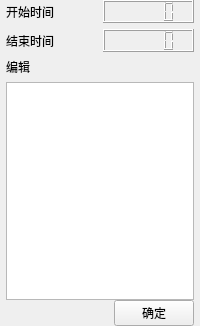
<?xml version="1.0" encoding="UTF-8"?>
<ui version="4.0">
 <class>ClipEditor</class>
 <widget class="QWidget" name="ClipEditor">
  <property name="geometry">
   <rect>
    <x>0</x>
    <y>0</y>
    <width>200</width>
    <height>326</height>
   </rect>
  </property>
  <property name="sizePolicy">
   <sizepolicy hsizetype="Preferred" vsizetype="Preferred">
    <horstretch>0</horstretch>
    <verstretch>0</verstretch>
   </sizepolicy>
  </property>
  <property name="maximumSize">
   <size>
    <width>200</width>
    <height>16777215</height>
   </size>
  </property>
  <property name="windowTitle">
   <string>片段编辑器</string>
  </property>
  <layout class="QVBoxLayout" name="verticalLayout_2">
   <property name="spacing">
    <number>0</number>
   </property>
   <property name="leftMargin">
    <number>0</number>
   </property>
   <property name="topMargin">
    <number>0</number>
   </property>
   <property name="rightMargin">
    <number>0</number>
   </property>
   <property name="bottomMargin">
    <number>0</number>
   </property>
   <item>
    <widget class="QScrollArea" name="scrollArea">
     <property name="frameShape">
      <enum>QFrame::NoFrame</enum>
     </property>
     <property name="widgetResizable">
      <bool>true</bool>
     </property>
     <widget class="QWidget" name="scrollAreaWidgetContents">
      <property name="geometry">
       <rect>
        <x>0</x>
        <y>0</y>
        <width>200</width>
        <height>294</height>
       </rect>
      </property>
      <layout class="QVBoxLayout" name="verticalLayout">
       <property name="spacing">
        <number>6</number>
       </property>
       <property name="leftMargin">
        <number>6</number>
       </property>
       <property name="topMargin">
        <number>0</number>
       </property>
       <property name="rightMargin">
        <number>6</number>
       </property>
       <property name="bottomMargin">
        <number>0</number>
       </property>
       <item>
        <layout class="QHBoxLayout" name="horizontalLayout">
         <item>
          <widget class="QLabel" name="label">
           <property name="text">
            <string>开始时间</string>
           </property>
          </widget>
         </item>
         <item>
          <widget class="TimecodeClock" name="startTC"/>
         </item>
        </layout>
       </item>
       <item>
        <layout class="QHBoxLayout" name="horizontalLayout_2">
         <item>
          <widget class="QLabel" name="label_2">
           <property name="text">
            <string>结束时间</string>
           </property>
          </widget>
         </item>
         <item>
          <widget class="TimecodeClock" name="endTC"/>
         </item>
        </layout>
       </item>
       <item>
        <widget class="QLabel" name="label_4">
         <property name="text">
          <string>编辑</string>
         </property>
        </widget>
       </item>
       <item>
        <widget class="QPlainTextEdit" name="currentTextField">
         <property name="minimumSize">
          <size>
           <width>0</width>
           <height>100</height>
          </size>
         </property>
        </widget>
       </item>
      </layout>
     </widget>
    </widget>
   </item>
   <item>
    <layout class="QHBoxLayout" name="horizontalLayout_3">
     <property name="leftMargin">
      <number>6</number>
     </property>
     <property name="rightMargin">
      <number>6</number>
     </property>
     <item>
      <spacer name="horizontalSpacer">
       <property name="orientation">
        <enum>Qt::Horizontal</enum>
       </property>
       <property name="sizeHint" stdset="0">
        <size>
         <width>40</width>
         <height>20</height>
        </size>
       </property>
      </spacer>
     </item>
     <item>
      <widget class="QPushButton" name="okButton">
       <property name="text">
        <string>确定</string>
       </property>
      </widget>
     </item>
    </layout>
   </item>
  </layout>
 </widget>
 <customwidgets>
  <customwidget>
   <class>TimecodeClock</class>
   <extends>QLCDNumber</extends>
   <header>timecodeclock.h</header>
   <container>1</container>
  </customwidget>
 </customwidgets>
 <resources/>
 <connections/>
</ui>
